Frame 1 (no input): blank canvas, image omitted
Frame 60 (no input): blank canvas, image omitted
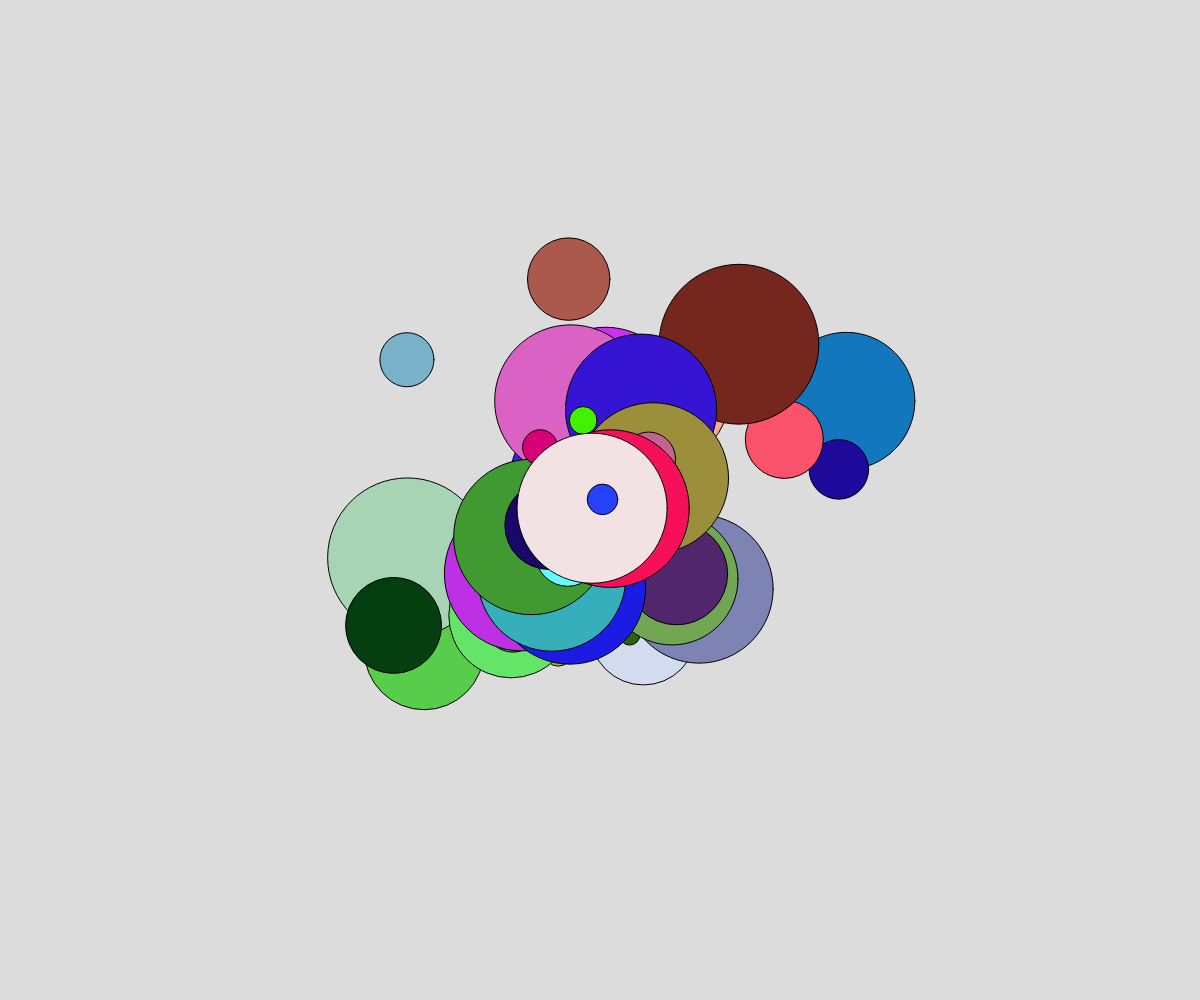
Frame 120 (the mouse pressed at the canvas centre since frame 60)

The p5.js sketch whose frames 1 and 60 were blank and that drew this single picture after the mouse press (run headless with seeded random() and noise() and a simulated clock; from frame 60 on, the mouse is pressed at the canvas centre):

// p5.js sketch
// ── sketch.js
let circles = [];

function setup() {
  createCanvas(windowWidth, windowHeight);
}

function draw() {
  background(220);
  
  if (mouseIsPressed) {
    circles.push(new Circle(mouseX, mouseY));
  }
  
  for (let i = 0; i < circles.length; i++){
    circles[i].move();
    circles[i].border();
    circles[i].spawn();
  }
}

//function mousePressed(){
  //circles.push(new Circle(mouseX, mouseY)); //spawn circles, each one adds to end of array
//}


class Circle{
  constructor(x, y){
    this.x = x;
    this.y = y;
    this.r = random(10, 80);
    this.vx = random(-5, 5);
    this.vy = random(-5, 5);
    this.col = color(random(255), random(255), random(255)); 
  }
  
  move(){
    this.x += this.vx;
    this.y += this.vy;
  }
  
  border(){
    if (this.x - this.r < 0 || this.x + this.r > width) {
      this.vx *= -1;
    }
    if (this.y - this.r < 0 || this.y + this.r > height) {
      this.vy *= -1;
    }
  }
  
  spawn(){
    fill(this.col);
    ellipse(this.x, this.y, this.r * 2);
  }
}
